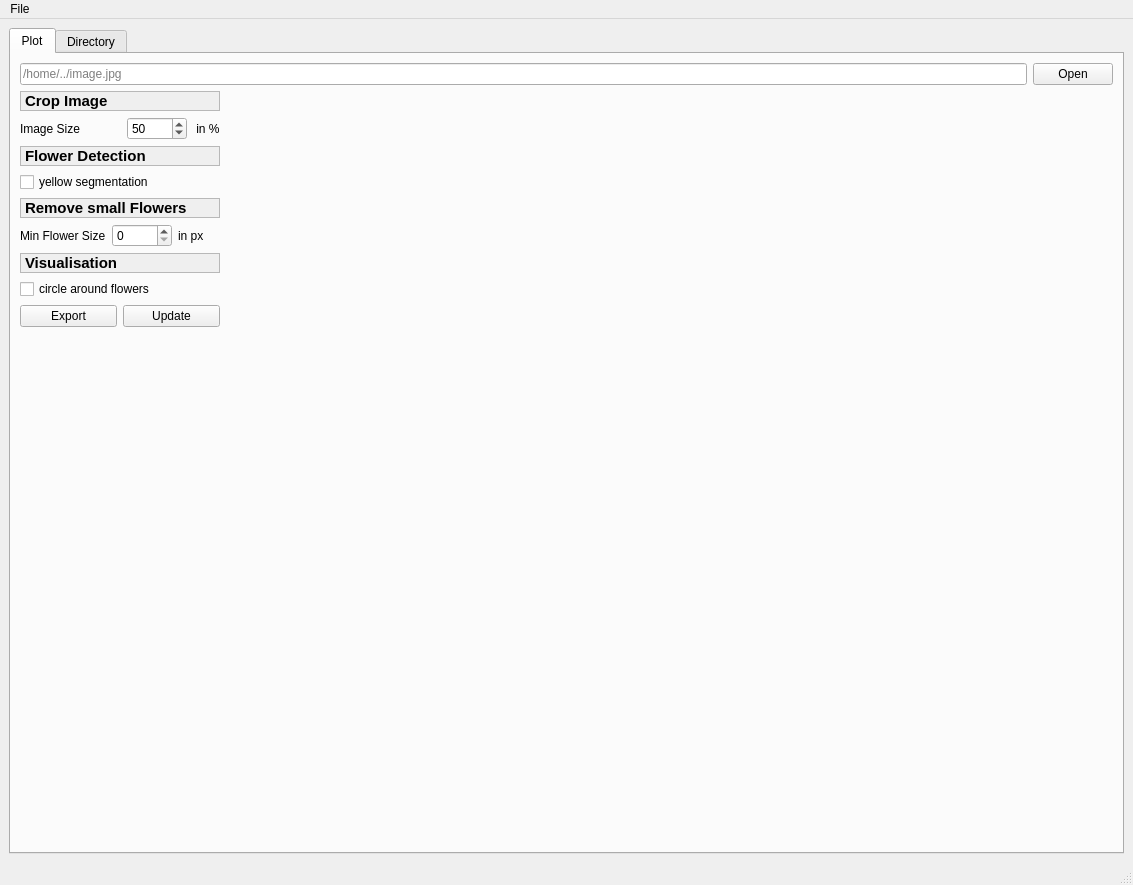
<?xml version="1.0" encoding="UTF-8"?>
<ui version="4.0">
 <class>MainWindow</class>
 <widget class="QMainWindow" name="MainWindow">
  <property name="geometry">
   <rect>
    <x>0</x>
    <y>0</y>
    <width>1133</width>
    <height>885</height>
   </rect>
  </property>
  <property name="sizePolicy">
   <sizepolicy hsizetype="Expanding" vsizetype="Expanding">
    <horstretch>0</horstretch>
    <verstretch>0</verstretch>
   </sizepolicy>
  </property>
  <property name="windowTitle">
   <string>Flower Segmentation Tool</string>
  </property>
  <widget class="QWidget" name="centralwidget">
   <property name="sizePolicy">
    <sizepolicy hsizetype="Expanding" vsizetype="Expanding">
     <horstretch>0</horstretch>
     <verstretch>0</verstretch>
    </sizepolicy>
   </property>
   <layout class="QVBoxLayout" name="verticalLayout_2">
    <item>
     <widget class="QTabWidget" name="tabWidget">
      <property name="font">
       <font>
        <family>Arial</family>
       </font>
      </property>
      <property name="currentIndex">
       <number>0</number>
      </property>
      <widget class="QWidget" name="tab_example">
       <property name="sizePolicy">
        <sizepolicy hsizetype="Expanding" vsizetype="Expanding">
         <horstretch>0</horstretch>
         <verstretch>0</verstretch>
        </sizepolicy>
       </property>
       <attribute name="title">
        <string>Plot</string>
       </attribute>
       <layout class="QGridLayout" name="gridLayout_2">
        <item row="1" column="0">
         <layout class="QVBoxLayout" name="verticalLayout">
          <item>
           <widget class="QLabel" name="label_3">
            <property name="font">
             <font>
              <family>Arial</family>
              <pointsize>11</pointsize>
              <weight>75</weight>
              <bold>true</bold>
             </font>
            </property>
            <property name="autoFillBackground">
             <bool>true</bool>
            </property>
            <property name="frameShape">
             <enum>QFrame::StyledPanel</enum>
            </property>
            <property name="text">
             <string>Crop Image</string>
            </property>
           </widget>
          </item>
          <item>
           <layout class="QHBoxLayout" name="horizontalLayout_3">
            <item>
             <widget class="QLabel" name="label">
              <property name="minimumSize">
               <size>
                <width>101</width>
                <height>0</height>
               </size>
              </property>
              <property name="font">
               <font>
                <family>Arial</family>
               </font>
              </property>
              <property name="text">
               <string>Image Size</string>
              </property>
             </widget>
            </item>
            <item>
             <widget class="QSpinBox" name="sbCrop">
              <property name="minimumSize">
               <size>
                <width>60</width>
                <height>0</height>
               </size>
              </property>
              <property name="maximumSize">
               <size>
                <width>85</width>
                <height>16777215</height>
               </size>
              </property>
              <property name="maximum">
               <number>100</number>
              </property>
              <property name="singleStep">
               <number>10</number>
              </property>
              <property name="value">
               <number>50</number>
              </property>
             </widget>
            </item>
            <item>
             <widget class="QLabel" name="label_13">
              <property name="text">
               <string> in %</string>
              </property>
             </widget>
            </item>
           </layout>
          </item>
          <item>
           <widget class="QLabel" name="label_11">
            <property name="font">
             <font>
              <family>Arial</family>
              <pointsize>11</pointsize>
              <weight>75</weight>
              <bold>true</bold>
             </font>
            </property>
            <property name="autoFillBackground">
             <bool>true</bool>
            </property>
            <property name="frameShape">
             <enum>QFrame::StyledPanel</enum>
            </property>
            <property name="frameShadow">
             <enum>QFrame::Plain</enum>
            </property>
            <property name="text">
             <string>Flower Detection</string>
            </property>
           </widget>
          </item>
          <item>
           <layout class="QHBoxLayout" name="horizontalLayout_9">
            <item>
             <widget class="QCheckBox" name="cbYellow">
              <property name="font">
               <font>
                <family>Arial</family>
               </font>
              </property>
              <property name="text">
               <string>yellow segmentation</string>
              </property>
             </widget>
            </item>
           </layout>
          </item>
          <item>
           <widget class="QLabel" name="label_14">
            <property name="font">
             <font>
              <family>Arial</family>
              <pointsize>11</pointsize>
              <weight>75</weight>
              <bold>true</bold>
             </font>
            </property>
            <property name="autoFillBackground">
             <bool>true</bool>
            </property>
            <property name="frameShape">
             <enum>QFrame::StyledPanel</enum>
            </property>
            <property name="frameShadow">
             <enum>QFrame::Plain</enum>
            </property>
            <property name="text">
             <string>Remove small Flowers</string>
            </property>
           </widget>
          </item>
          <item>
           <layout class="QHBoxLayout" name="horizontalLayout_4">
            <item>
             <widget class="QLabel" name="label_2">
              <property name="font">
               <font>
                <family>Arial</family>
               </font>
              </property>
              <property name="text">
               <string>Min Flower Size</string>
              </property>
             </widget>
            </item>
            <item>
             <widget class="QSpinBox" name="sbBlob">
              <property name="minimumSize">
               <size>
                <width>60</width>
                <height>0</height>
               </size>
              </property>
              <property name="maximumSize">
               <size>
                <width>85</width>
                <height>16777215</height>
               </size>
              </property>
              <property name="maximum">
               <number>200</number>
              </property>
              <property name="singleStep">
               <number>10</number>
              </property>
             </widget>
            </item>
            <item>
             <widget class="QLabel" name="label_12">
              <property name="text">
               <string>in px</string>
              </property>
             </widget>
            </item>
           </layout>
          </item>
          <item>
           <widget class="QLabel" name="label_15">
            <property name="font">
             <font>
              <family>Arial</family>
              <pointsize>11</pointsize>
              <weight>75</weight>
              <bold>true</bold>
             </font>
            </property>
            <property name="autoFillBackground">
             <bool>true</bool>
            </property>
            <property name="frameShape">
             <enum>QFrame::StyledPanel</enum>
            </property>
            <property name="frameShadow">
             <enum>QFrame::Plain</enum>
            </property>
            <property name="text">
             <string>Visualisation</string>
            </property>
           </widget>
          </item>
          <item>
           <layout class="QHBoxLayout" name="horizontalLayout_5">
            <item>
             <widget class="QCheckBox" name="cbCircle">
              <property name="font">
               <font>
                <family>Arial</family>
               </font>
              </property>
              <property name="text">
               <string>circle around flowers</string>
              </property>
             </widget>
            </item>
           </layout>
          </item>
          <item>
           <layout class="QHBoxLayout" name="horizontalLayout_6">
            <item>
             <widget class="QPushButton" name="pbExport">
              <property name="font">
               <font>
                <family>Arial</family>
               </font>
              </property>
              <property name="text">
               <string>Export</string>
              </property>
             </widget>
            </item>
            <item>
             <widget class="QPushButton" name="pbUpdate">
              <property name="font">
               <font>
                <family>Arial</family>
               </font>
              </property>
              <property name="text">
               <string>Update</string>
              </property>
             </widget>
            </item>
           </layout>
          </item>
          <item>
           <spacer name="verticalSpacer">
            <property name="orientation">
             <enum>Qt::Vertical</enum>
            </property>
            <property name="sizeHint" stdset="0">
             <size>
              <width>20</width>
              <height>40</height>
             </size>
            </property>
           </spacer>
          </item>
         </layout>
        </item>
        <item row="0" column="0" colspan="2">
         <layout class="QHBoxLayout" name="horizontalLayout">
          <item>
           <widget class="QLineEdit" name="lineEditImage">
            <property name="font">
             <font>
              <family>Arial</family>
             </font>
            </property>
            <property name="placeholderText">
             <string>/home/../image.jpg </string>
            </property>
           </widget>
          </item>
          <item>
           <widget class="QPushButton" name="pbImageOpen">
            <property name="font">
             <font>
              <family>Arial</family>
             </font>
            </property>
            <property name="text">
             <string>Open</string>
            </property>
           </widget>
          </item>
         </layout>
        </item>
        <item row="1" column="1">
         <layout class="QVBoxLayout" name="verticalLayout_3">
          <property name="sizeConstraint">
           <enum>QLayout::SetDefaultConstraint</enum>
          </property>
          <item>
           <widget class="MplWidget" name="mpl" native="true">
            <property name="sizePolicy">
             <sizepolicy hsizetype="Expanding" vsizetype="Expanding">
              <horstretch>0</horstretch>
              <verstretch>0</verstretch>
             </sizepolicy>
            </property>
            <property name="maximumSize">
             <size>
              <width>16777215</width>
              <height>16777215</height>
             </size>
            </property>
           </widget>
          </item>
         </layout>
        </item>
       </layout>
      </widget>
      <widget class="QWidget" name="tab_directory">
       <property name="sizePolicy">
        <sizepolicy hsizetype="Expanding" vsizetype="Expanding">
         <horstretch>0</horstretch>
         <verstretch>0</verstretch>
        </sizepolicy>
       </property>
       <attribute name="title">
        <string>Directory</string>
       </attribute>
       <layout class="QFormLayout" name="formLayout">
        <item row="1" column="0">
         <spacer name="verticalSpacer_2">
          <property name="orientation">
           <enum>Qt::Vertical</enum>
          </property>
          <property name="sizeHint" stdset="0">
           <size>
            <width>20</width>
            <height>95</height>
           </size>
          </property>
         </spacer>
        </item>
        <item row="4" column="0">
         <spacer name="horizontalSpacer_3">
          <property name="orientation">
           <enum>Qt::Horizontal</enum>
          </property>
          <property name="sizeHint" stdset="0">
           <size>
            <width>90</width>
            <height>20</height>
           </size>
          </property>
         </spacer>
        </item>
        <item row="4" column="1">
         <layout class="QGridLayout" name="gridLayout">
          <item row="10" column="2">
           <widget class="QLineEdit" name="lineEditDirOut">
            <property name="placeholderText">
             <string>/home/OutputDirectory</string>
            </property>
           </widget>
          </item>
          <item row="11" column="2">
           <widget class="QLabel" name="label_6">
            <property name="sizePolicy">
             <sizepolicy hsizetype="Preferred" vsizetype="Preferred">
              <horstretch>0</horstretch>
              <verstretch>0</verstretch>
             </sizepolicy>
            </property>
            <property name="maximumSize">
             <size>
              <width>28</width>
              <height>16777215</height>
             </size>
            </property>
            <property name="text">
             <string/>
            </property>
            <property name="scaledContents">
             <bool>false</bool>
            </property>
            <property name="wordWrap">
             <bool>true</bool>
            </property>
           </widget>
          </item>
          <item row="10" column="5">
           <widget class="QPushButton" name="pbDirectoryExport">
            <property name="text">
             <string>Export</string>
            </property>
           </widget>
          </item>
          <item row="2" column="6">
           <spacer name="horizontalSpacer_4">
            <property name="orientation">
             <enum>Qt::Horizontal</enum>
            </property>
            <property name="sizeType">
             <enum>QSizePolicy::Minimum</enum>
            </property>
            <property name="sizeHint" stdset="0">
             <size>
              <width>77</width>
              <height>20</height>
             </size>
            </property>
           </spacer>
          </item>
          <item row="0" column="2">
           <layout class="QHBoxLayout" name="horizontalLayout_7">
            <item>
             <widget class="QLabel" name="label_4">
              <property name="font">
               <font>
                <family>Arial</family>
                <weight>75</weight>
                <bold>true</bold>
               </font>
              </property>
              <property name="autoFillBackground">
               <bool>true</bool>
              </property>
              <property name="frameShape">
               <enum>QFrame::StyledPanel</enum>
              </property>
              <property name="text">
               <string>Import all Images from Directory:</string>
              </property>
             </widget>
            </item>
           </layout>
          </item>
          <item row="1" column="0">
           <spacer name="verticalSpacer_7">
            <property name="orientation">
             <enum>Qt::Vertical</enum>
            </property>
            <property name="sizeHint" stdset="0">
             <size>
              <width>20</width>
              <height>40</height>
             </size>
            </property>
           </spacer>
          </item>
          <item row="0" column="0">
           <spacer name="verticalSpacer_3">
            <property name="orientation">
             <enum>Qt::Vertical</enum>
            </property>
            <property name="sizeHint" stdset="0">
             <size>
              <width>20</width>
              <height>40</height>
             </size>
            </property>
           </spacer>
          </item>
          <item row="2" column="0">
           <spacer name="verticalSpacer_4">
            <property name="orientation">
             <enum>Qt::Vertical</enum>
            </property>
            <property name="sizeHint" stdset="0">
             <size>
              <width>20</width>
              <height>40</height>
             </size>
            </property>
           </spacer>
          </item>
          <item row="3" column="2">
           <widget class="QLabel" name="label_5">
            <property name="font">
             <font>
              <family>Arial</family>
              <weight>75</weight>
              <bold>true</bold>
             </font>
            </property>
            <property name="autoFillBackground">
             <bool>true</bool>
            </property>
            <property name="frameShape">
             <enum>QFrame::StyledPanel</enum>
            </property>
            <property name="text">
             <string>Export to Directory:</string>
            </property>
           </widget>
          </item>
          <item row="3" column="0">
           <spacer name="verticalSpacer_10">
            <property name="orientation">
             <enum>Qt::Vertical</enum>
            </property>
            <property name="sizeHint" stdset="0">
             <size>
              <width>20</width>
              <height>40</height>
             </size>
            </property>
           </spacer>
          </item>
          <item row="1" column="5">
           <widget class="QPushButton" name="pbDirectoryOpen">
            <property name="text">
             <string>Import</string>
            </property>
           </widget>
          </item>
          <item row="1" column="2">
           <widget class="QLineEdit" name="lineEditDirIn">
            <property name="placeholderText">
             <string>/home/../InputDirectory</string>
            </property>
           </widget>
          </item>
          <item row="2" column="2">
           <layout class="QHBoxLayout" name="horizontalLayout_8">
            <item>
             <layout class="QGridLayout" name="gridLayout_5">
              <item row="1" column="0">
               <spacer name="horizontalSpacer_5">
                <property name="orientation">
                 <enum>Qt::Horizontal</enum>
                </property>
                <property name="sizeType">
                 <enum>QSizePolicy::Fixed</enum>
                </property>
                <property name="sizeHint" stdset="0">
                 <size>
                  <width>40</width>
                  <height>20</height>
                 </size>
                </property>
               </spacer>
              </item>
              <item row="2" column="1">
               <widget class="QLabel" name="label_8">
                <property name="minimumSize">
                 <size>
                  <width>120</width>
                  <height>0</height>
                 </size>
                </property>
                <property name="maximumSize">
                 <size>
                  <width>143</width>
                  <height>16777215</height>
                 </size>
                </property>
                <property name="text">
                 <string>Min Flower Size in px</string>
                </property>
               </widget>
              </item>
              <item row="1" column="1">
               <widget class="QCheckBox" name="cbYellowDir">
                <property name="text">
                 <string>yellow segmentation</string>
                </property>
                <property name="checked">
                 <bool>true</bool>
                </property>
               </widget>
              </item>
              <item row="0" column="1">
               <widget class="QLabel" name="label_7">
                <property name="maximumSize">
                 <size>
                  <width>130</width>
                  <height>16777215</height>
                 </size>
                </property>
                <property name="text">
                 <string>Crop image to %</string>
                </property>
               </widget>
              </item>
              <item row="0" column="2">
               <widget class="QSpinBox" name="sbCropDir">
                <property name="maximumSize">
                 <size>
                  <width>85</width>
                  <height>16777215</height>
                 </size>
                </property>
                <property name="maximum">
                 <number>100</number>
                </property>
                <property name="singleStep">
                 <number>10</number>
                </property>
                <property name="value">
                 <number>50</number>
                </property>
               </widget>
              </item>
              <item row="2" column="2">
               <widget class="QSpinBox" name="sbBlobDir">
                <property name="minimumSize">
                 <size>
                  <width>85</width>
                  <height>0</height>
                 </size>
                </property>
                <property name="maximumSize">
                 <size>
                  <width>85</width>
                  <height>16777215</height>
                 </size>
                </property>
                <property name="prefix">
                 <string/>
                </property>
                <property name="maximum">
                 <number>200</number>
                </property>
                <property name="singleStep">
                 <number>10</number>
                </property>
                <property name="value">
                 <number>0</number>
                </property>
               </widget>
              </item>
              <item row="0" column="3">
               <spacer name="horizontalSpacer_6">
                <property name="orientation">
                 <enum>Qt::Horizontal</enum>
                </property>
                <property name="sizeType">
                 <enum>QSizePolicy::Fixed</enum>
                </property>
                <property name="sizeHint" stdset="0">
                 <size>
                  <width>300</width>
                  <height>20</height>
                 </size>
                </property>
               </spacer>
              </item>
             </layout>
            </item>
           </layout>
          </item>
          <item row="10" column="0">
           <spacer name="verticalSpacer_5">
            <property name="orientation">
             <enum>Qt::Vertical</enum>
            </property>
            <property name="sizeHint" stdset="0">
             <size>
              <width>20</width>
              <height>40</height>
             </size>
            </property>
           </spacer>
          </item>
          <item row="5" column="2">
           <layout class="QGridLayout" name="gridLayout_4"/>
          </item>
         </layout>
        </item>
        <item row="5" column="1">
         <layout class="QGridLayout" name="gridLayout_3">
          <item row="1" column="1">
           <widget class="QPushButton" name="pbRun">
            <property name="sizePolicy">
             <sizepolicy hsizetype="Minimum" vsizetype="Fixed">
              <horstretch>0</horstretch>
              <verstretch>1</verstretch>
             </sizepolicy>
            </property>
            <property name="maximumSize">
             <size>
              <width>16777206</width>
              <height>16777215</height>
             </size>
            </property>
            <property name="text">
             <string>Run</string>
            </property>
           </widget>
          </item>
          <item row="1" column="2">
           <spacer name="horizontalSpacer">
            <property name="orientation">
             <enum>Qt::Horizontal</enum>
            </property>
            <property name="sizeType">
             <enum>QSizePolicy::Expanding</enum>
            </property>
            <property name="sizeHint" stdset="0">
             <size>
              <width>447</width>
              <height>20</height>
             </size>
            </property>
           </spacer>
          </item>
          <item row="1" column="0">
           <spacer name="horizontalSpacer_2">
            <property name="orientation">
             <enum>Qt::Horizontal</enum>
            </property>
            <property name="sizeType">
             <enum>QSizePolicy::Expanding</enum>
            </property>
            <property name="sizeHint" stdset="0">
             <size>
              <width>409</width>
              <height>20</height>
             </size>
            </property>
           </spacer>
          </item>
          <item row="0" column="0">
           <spacer name="verticalSpacer_6">
            <property name="orientation">
             <enum>Qt::Vertical</enum>
            </property>
            <property name="sizeHint" stdset="0">
             <size>
              <width>20</width>
              <height>23</height>
             </size>
            </property>
           </spacer>
          </item>
         </layout>
        </item>
        <item row="16" column="0">
         <layout class="QHBoxLayout" name="horizontalLayout_14"/>
        </item>
       </layout>
      </widget>
     </widget>
    </item>
   </layout>
  </widget>
  <widget class="QMenuBar" name="menubar">
   <property name="geometry">
    <rect>
     <x>0</x>
     <y>0</y>
     <width>1133</width>
     <height>23</height>
    </rect>
   </property>
   <widget class="QMenu" name="menuFile">
    <property name="font">
     <font>
      <family>Arial</family>
     </font>
    </property>
    <property name="title">
     <string>File</string>
    </property>
    <addaction name="actionSingle"/>
    <addaction name="actionDirectory"/>
    <addaction name="actionClose"/>
   </widget>
   <addaction name="menuFile"/>
  </widget>
  <widget class="QStatusBar" name="statusbar"/>
  <action name="actionDirectory">
   <property name="text">
    <string>Open Folder</string>
   </property>
   <property name="font">
    <font>
     <family>Arial</family>
    </font>
   </property>
  </action>
  <action name="actionClose">
   <property name="text">
    <string>Close</string>
   </property>
   <property name="font">
    <font>
     <family>Arial</family>
    </font>
   </property>
  </action>
  <action name="actionSingle">
   <property name="text">
    <string>Open Image</string>
   </property>
   <property name="font">
    <font>
     <family>Arial</family>
    </font>
   </property>
  </action>
 </widget>
 <customwidgets>
  <customwidget>
   <class>MplWidget</class>
   <extends>QWidget</extends>
   <header>gui.pyqt5backend.mplwidget_nav</header>
   <container>1</container>
  </customwidget>
 </customwidgets>
 <resources/>
 <connections/>
</ui>
